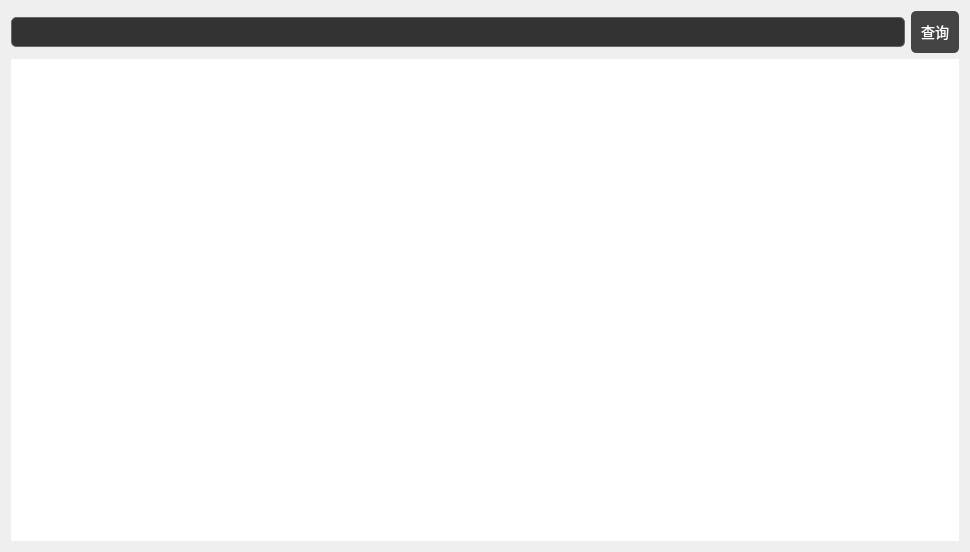
<?xml version="1.0" encoding="UTF-8"?>
<ui version="4.0">
 <class>History</class>
 <widget class="QWidget" name="History">
  <property name="geometry">
   <rect>
    <x>0</x>
    <y>0</y>
    <width>970</width>
    <height>552</height>
   </rect>
  </property>
  <property name="windowTitle">
   <string>历史记录</string>
  </property>
  <property name="styleSheet">
   <string notr="true">QWidget {
    border: none; /* 去掉边框 */
    background: qlineargradient(x1: 0, y1: 0, x2: 0, y2: 1, 
                                stop: 0 #1A1A1A,  /* 深黑色 */
                                stop: 1 #0D0D0D);  /* 更深的黑色 */
}

QLineEdit {
    background-color: #333;  /* 输入框背景颜色（深灰色） */
    border: 1px solid #666;  /* 输入框边框颜色（浅灰色） */
    border-radius: 5px;  /* 圆角边框 */
    padding: 5px;  /* 内边距 */
    font-size: 14px;  /* 字体大小 */
    color: #FFFFFF;  /* 字体颜色（白色） */
}

QPushButton {
    background-color: #444;  /* 按钮背景颜色（稍浅的黑色） */
    border: none;  /* 去掉边框 */
    border-radius: 5px;  /* 圆角边框 */
    color: #FFFFFF;  /* 字体颜色（白色） */
    font-size: 14px;  /* 字体大小 */
    padding: 10px;  /* 内边距 */
}

QPushButton:hover {
    background-color: #555;  /* 悬停时的按钮背景颜色（灰色） */
}

QPushButton:pressed {
    background-color: #333;  /* 按下时的按钮背景颜色（更深的灰色） */
}

QLabel {
    color: #FFFFFF;  /* 标签字体颜色（白色） */
    font-size: 14px;  /* 标签字体大小 */
}
</string>
  </property>
  <layout class="QHBoxLayout" name="horizontalLayout_2">
   <item>
    <layout class="QVBoxLayout" name="verticalLayout">
     <item>
      <layout class="QHBoxLayout" name="horizontalLayout">
       <item>
        <widget class="QLineEdit" name="lineEdit"/>
       </item>
       <item>
        <widget class="QPushButton" name="pushButton">
         <property name="styleSheet">
          <string notr="true">font: 8pt &quot;宋体&quot;;</string>
         </property>
         <property name="text">
          <string>查询</string>
         </property>
        </widget>
       </item>
      </layout>
     </item>
     <item>
      <widget class="QTextBrowser" name="textBrowserHistory">
       <property name="styleSheet">
        <string notr="true">color: rgb(255, 255, 255);
font: 12pt &quot;宋体&quot;;</string>
       </property>
      </widget>
     </item>
    </layout>
   </item>
  </layout>
 </widget>
 <resources/>
 <connections/>
</ui>
